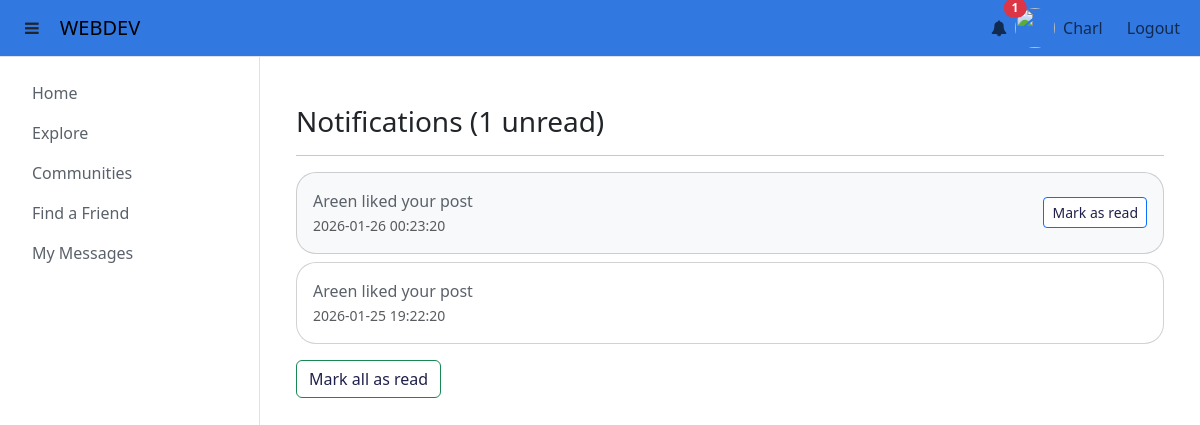
The page /notifications (signed in) on the database as committed earlier.
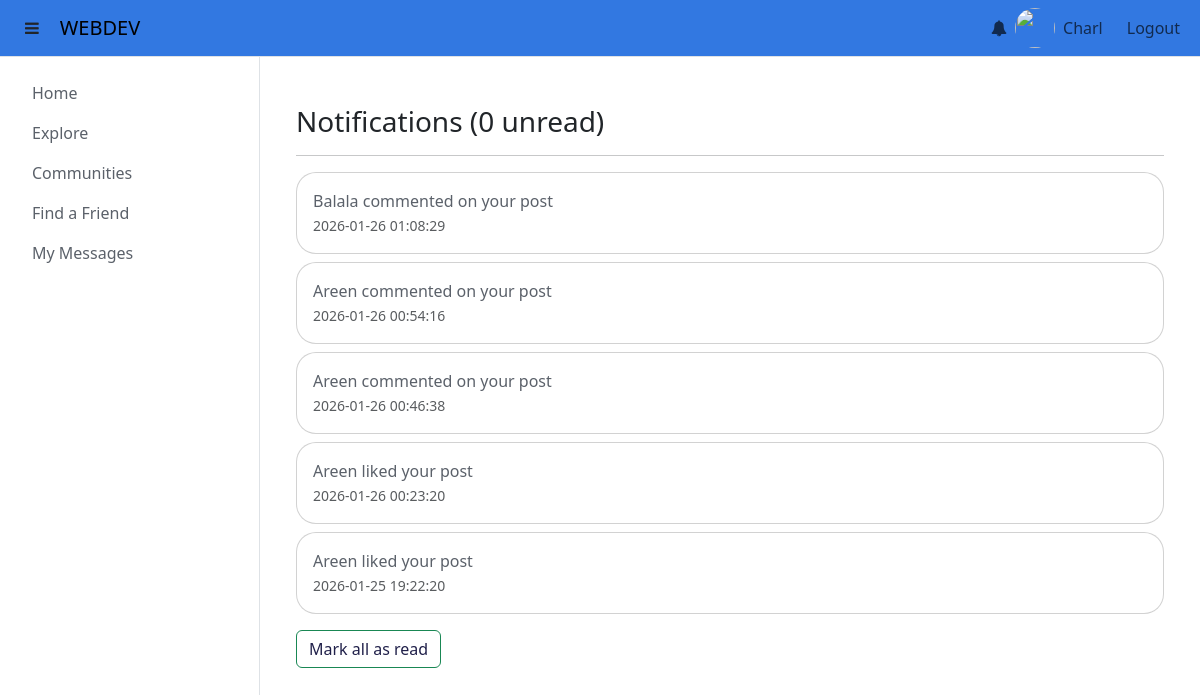
The same page on the database as committed later.
### tables this page shows
CREATE TABLE notifications (
        notification_id INTEGER PRIMARY KEY AUTOINCREMENT,
        user_id INTEGER NOT NULL,            -- receiver
        actor_id INTEGER,
        type TEXT NOT NULL,
        reference_id INTEGER,
        message TEXT NOT NULL,
        link TEXT,
        is_read INTEGER DEFAULT 0,
        created_at DATETIME DEFAULT CURRENT_TIMESTAMP,
        FOREIGN KEY(user_id) REFERENCES users(user_id) ON DELETE CASCADE,
        FOREIGN KEY(actor_id) REFERENCES users(user_id) ON DELETE CASCADE
    );

### main.py (the view)
@app.route('/notifications')
def notifications_page():
    if 'user_id' not in session:
        return redirect(url_for('index'))
    page = request.args.get('page', 1, type=int)
    per_page = 15
    offset = (page - 1) * per_page
    conn = get_db()
    notifications = conn.execute("""
        SELECT n.*, u.username AS actor_username
        FROM notifications n
        LEFT JOIN users u ON n.actor_id = u.user_id
        WHERE n.user_id = ?
        ORDER BY n.created_at DESC
        LIMIT ? OFFSET ?
    """, (session['user_id'], per_page, offset)).fetchall()
    total = conn.execute("""
        SELECT COUNT(*) as count
        FROM notifications
        WHERE user_id = ?
    """, (session['user_id'],)).fetchone()['count']
    total_pages = (total + per_page - 1) // per_page
    return render_template(
        'notifications.html',
        notifications=notifications,
        page=page,
        total_pages=total_pages
    )

### helpers.py (called while the page is built)
def connect_db():
    sql = sqlite3.connect(DATABASE)
    sql.row_factory = sqlite3.Row
    sql.execute("PRAGMA foreign_keys = ON")
    return sql

def get_db():
    if not hasattr(g, 'sqlite3_db'):
        g.sqlite3_db = connect_db()
    return g.sqlite3_db

### templates/notifications.html
{% extends 'base.html' %}
{% block body %}
<div class="container mt-4">
    <h3>Notifications ({{ unread_count }} unread)</h3>
    <hr>
    {% if notifications %}
        {% for notif in notifications %}
        <div class="card mb-2 {% if notif.is_read == 0 %}bg-light{% endif %}">
            <div class="card-body d-flex justify-content-between align-items-center">
                <div>
                    {% if notif.link %}
                        <a href="{{ notif.link }}" class="text-decoration-none">{{ notif.message }}</a>
                    {% else %}
                        {{ notif.message }}
                    {% endif %}
                    <br>
                    <small class="text-muted">{{ notif.created_at }}</small>
                </div>
                {% if notif.is_read == 0 %}
                <form method="POST" action="{{ url_for('read_notification', notification_id=notif.notification_id) }}">
                    <button type="submit" class="btn btn-sm btn-primary">Mark as read</button>
                </form>
                {% endif %}
            </div>
        </div>
        {% endfor %}
        <form method="POST" action="{{ url_for('mark_all_notifications') }}">
            <button type="submit" class="btn btn-outline-success mt-2">Mark all as read</button>
        </form>
    {% else %}
        <p class="text-muted">No notifications.</p>
    {% endif %}
</div>
{% endblock %}

Rows that differ between the two databases and show on the page:
added notifications: message "Balala commented on your post", created_at "2026-01-26 01:08:29"
added notifications: message "Areen commented on your post", created_at "2026-01-26 00:54:16"
added notifications: message "Areen commented on your post", created_at "2026-01-26 00:46:38"
changed notifications (number 4 of 5 on the later page): no longer shows "Mark as read"
Other text that changed with them:
{{ unread_count }}: "1" → "0"
{{ unread_count }}: "1" → (not shown)
